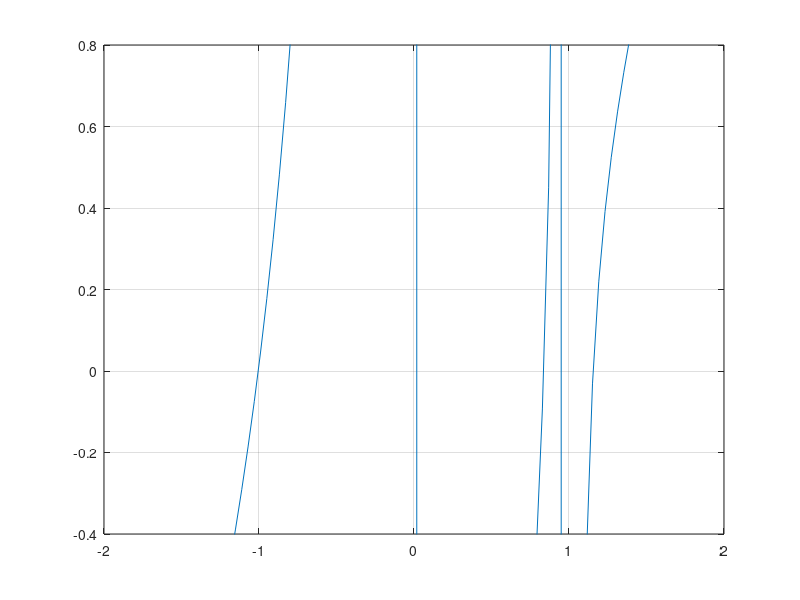

Here is the MATLAB script that generated this plot: (Note: this script raises an error after producing the figure.)
%Spacecraft Guidance and Navigation
%Assignment #1
%Author: Mina Baniamein

%% Point 1
clear ; close all; clc;
%% 

mu = 0.012150;
rE = -mu; %Earth %potrebbero non essere necessarie queste variabili
rM = 1-mu; %Moon
dUdx = @(x) x-(1-mu).*(x+mu)./(abs(x+mu)).^3-mu.*(x+mu-1)./(abs(x+mu-1)).^3;
x_axis = linspace(-2,2, 100);
plot(x_axis, dUdx(x_axis))
grid on
ylim([-0.4 0.8])


%% 
%mettere guess
%L1
options = optimoptions('fsolve','OptimalityTolerance',1e-10,'Display','iter-detailed');
x_L1 = fsolve(dUdx, -0.94, options)
%C_L1 = jacobiLAG(x_L1,0,mu)
 

%L2
x_L2 = fsolve(dUdx, 0.8, options)
%C_L2 = jacobiLAG(x_L2,0,mu)

%L3
x_L3 = fsolve(dUdx, 1.2, options)
%C_L3 = jacobiLAG(x_L3,0,mu)

%% 

%Earth and Moon position and circles intersections 

%plot for initial guess
figure
hold on
circle(-mu,0,1)
circle(1-mu,0,1)

F = @(x) [(x(1) + mu).^2 + x(2).^2-1;
          (x(1) -1 + mu).^2 + x(2).^2-1];

x0_L4 = [0.5;0.86];

[r_L4, toll] = fsolve(F,x0_L4,options)
C_L4 = jacobi_const(r_L4(1),r_L4(2), 0, 0, 0, 0, mu)


x0_L5 = [0.5;-0.86];

[r_L5, toll] = fsolve(F,x0_L5,options)
C_L5 = jacobi_const(r_L5(1),r_L5(2), 0, 0, 0, 0, mu)
%% Point 2
clearvars; close all; clc;

mu = 0.012150;

% Initial conditions
x0  = 1.068792441776;
y0  = 0;
z0  = 0.071093328515;
vx0 = 0;
vy0 = 0.319422926485;
vz0 = 0;

phi0 = reshape(eye(6),36,1);

xx0 = [x0;y0;z0;vx0;vy0;vz0;phi0];

C_0 = jacobi_const(x0,y0,z0,vx0,vy0,vz0, mu);
%%% Correction of initial states and correct orbit propagation:

% Define solver's parameters
Nmax    = 50;     % Maximum number of iterations
tol     = 1e-10;    % Desired tolerance

% Find correct initial states and propagate the orbit
opt = odeset('RelTol',2.22045e-14,'AbsTol',1e-20,'Events',@(x,y) x_axis_crossing(x,y,1));

iter = 0;           % Iteration counter
errors = ones(4,1); % Initial guess of error on vx an vz (higher than tolerance)


% start Newton Method
while max(abs(errors)) > tol && iter < Nmax

    %%% Compute the new initial conditions

    if iter % if this is not the first iteration, compute the new guesses

        % Select the only elements of the STM useful to correct the previous
        % guess
        phi = reshape(final_states(7:end),6,6)
        x = final_states(1);
        y = final_states(2);
        z = final_states(3);
        r1 = sqrt((x + mu)^2 + y^2+z^2);
        r2 = sqrt((x + mu - 1)^2 + y^2+z^2);
        dUdx = x - (1-mu)/r1^3*(mu+x) + mu/r2^3*(1-mu-x);
        dUdz = - (1-mu)/r1^3*z -mu/r2^3*z;

        phi_p = [phi(2,1),phi(2,3),phi(2,5),final_states(5); 
                 phi(4,1), phi(4,3), phi(4,5), 2*final_states(5) + dUdx; 
                 phi(6,1), phi(6,3), phi(6,5), dUdz; 
                 2*x + ((2*mu + 2*x)*(mu - 1))/((mu + x)^2 + y^2 + z^2)^(3/2) - (mu*(2*mu + 2*x - 2))/((mu + x - 1)^2 + y^2 + z^2)^(3/2), (2*z*(mu - 1))/((mu + x)^2 + y^2 + z^2)^(3/2) - (2*mu*z)/((mu + x - 1)^2 + y^2 + z^2)^(3/2), -2*final_states(5), 0;];
        
        % Compute the new guess
        delta_x0 = phi_p\[final_states(2);final_states(4);final_states(6); 3.09 - C_0];
        xx0([1;3;5]) = xx0([1;3;5]) - delta_x0([1;2;3]); %added damping
        C_0 = jacobi_const(xx0(1), xx0(2), xx0(3), xx0(4), xx0(5), xx0(6), mu);
        %xx0([1;3;5]) = guess;

    end

    % Propagate the orbit with the new initial conditions
    [~,states] = ode113(@(t,xx) CR3BP_STM_3D(t,xx,mu),[0,100],xx0,opt);
    final_states = states(end,:);

    % Compute the error between the reference vx_final and vz_final (=0)
    % and the ones obtained propagating the dynamics
    errors = [final_states(2); final_states(4); final_states(6); 3.09 - C_0];

    %increase iteration counter
    iter = iter + 1;
    
end
xx0
iter
errors
%% 
jacobi_const(xx0(1), xx0(2), xx0(3), xx0(4), xx0(5), xx0(6), mu)







%% functions
%circle
function h = circle(x,y,r) %for circles graphing
hold on
th = 0:0.01:2*pi;
xunit = r * cos(th) + x;
yunit = r * sin(th) + y;
h = plot(xunit, yunit);
hold off
end
function C = jacobi_const(x,y,z,vx,vy,vz, mu) %calculates Jacobian constant 
r1 = sqrt((x+mu).^2 + y.^2 + z.^2);
r2 = sqrt((x + mu -1).^2 + y.^2 + z.^2);
v_squared = vx.^2 + vy.^2 + vz.^2;
C = (0.5*(x.^2 + y.^2) + (1-mu)./r1 + mu./r2 +0.5.*mu.*(1-mu)).*2 - v_squared;
end
function dx = CR3BP_STM_3D(~,xx,mu)

% s/c states
x = xx(1);
y = xx(2);
z = xx(3);
vx = xx(4);
vy = xx(5);
vz = xx(6);

% Compute distances from bodies 1 and 2
r1 = sqrt((x + mu)^2 + y^2+z^2);
r2 = sqrt((x + mu - 1)^2 + y^2+z^2);
% compute partial derivatives of scalar potential function U
dUdx = x - (1-mu)/r1^3*(mu+x) + mu/r2^3*(1-mu-x);
dUdy = y - (1-mu)/r1^3*y - mu/r2^3*y;
dUdz = - (1-mu)/r1^3*z -mu/r2^3*z;

% assemble right-hand side
dx = zeros(42,1);
dx(1:3) = [vx;vy;vz];
dx(4) = 2*vy + dUdx;
dx(5) = -2*vx + dUdy;
dx(6) = dUdz;


%%% Integration of the STM

% Put the STM PHI in matrix form
phi = reshape(xx(7:end),6,6);

% Jacobian of f
A = zeros(6);
A(1,4) = 1;
A(2,5) = 1;
A(3,6) = 1;
A(4,1) = (mu - 1)/((mu + x)^2 + y^2 + z^2)^(3/2) - mu/((mu + x - 1)^2 + y^2 + z^2)^(3/2) + (3*mu*(2*mu + 2*x - 2)*(mu + x - 1))/(2*((mu + x - 1)^2 + y^2 + z^2)^(5/2)) - (3*(2*mu + 2*x)*(mu + x)*(mu - 1))/(2*((mu + x)^2 + y^2 + z^2)^(5/2)) + 1;
A(4,2) = (3*mu*y*(mu + x - 1))/((mu + x - 1)^2 + y^2 + z^2)^(5/2) - (3*y*(mu + x)*(mu - 1))/((mu + x)^2 + y^2 + z^2)^(5/2);
A(4,3) = (3*mu*z*(mu + x - 1))/((mu + x - 1)^2 + y^2 + z^2)^(5/2) - (3*z*(mu + x)*(mu - 1))/((mu + x)^2 + y^2 + z^2)^(5/2);
A(4,5) = 2;
A(5,1) = (3*mu*y*(2*mu + 2*x - 2))/(2*((mu + x - 1)^2 + y^2 + z^2)^(5/2)) - (3*y*(2*mu + 2*x)*(mu - 1))/(2*((mu + x)^2 + y^2 + z^2)^(5/2));
A(5,2) = (mu - 1)/((mu + x)^2 + y^2 + z^2)^(3/2) - mu/((mu + x - 1)^2 + y^2 + z^2)^(3/2) - (3*y^2*(mu - 1))/((mu + x)^2 + y^2 + z^2)^(5/2) + (3*mu*y^2)/((mu + x - 1)^2 + y^2 + z^2)^(5/2) + 1;
A(5,3) = (3*mu*y*z)/((mu + x - 1)^2 + y^2 + z^2)^(5/2) - (3*y*z*(mu - 1))/((mu + x)^2 + y^2 + z^2)^(5/2);
A(5,4) = -2;
A(6,1) = (3*mu*z*(2*mu + 2*x - 2))/(2*((mu + x - 1)^2 + y^2 + z^2)^(5/2)) - (3*z*(2*mu + 2*x)*(mu - 1))/(2*((mu + x)^2 + y^2 + z^2)^(5/2));
A(6,2) = (3*mu*y*z)/((mu + x - 1)^2 + y^2 + z^2)^(5/2) - (3*y*z*(mu - 1))/((mu + x)^2 + y^2 + z^2)^(5/2);
A(6,3) = (mu - 1)/((mu + x)^2 + y^2 + z^2)^(3/2) - mu/((mu + x - 1)^2 + y^2 + z^2)^(3/2) - (3*z^2*(mu - 1))/((mu + x)^2 + y^2 + z^2)^(5/2) + (3*mu*z^2)/((mu + x - 1)^2 + y^2 + z^2)^(5/2);


%Compute the derivative of the STM
dphi = A*phi;

dx(7:end) = reshape(dphi,36,1);

end
function [xf,PHIf,tf, xx, tt]  = propagate(t0,x0,tf,mu,varargin)

    if nargin>4
        evtFlag=varargin{1};
    else
        evtFlag=true;
    end

    tof = tf - t0;

    % Initialize State Transition Matrix at t0
    Phi0 = eye(6);

    % Append to initial conditions the conditions for the STM
    x0Phi0 = [x0; Phi0(:)];
    
    % Perform integration
    options_STM = odeset('reltol', 1e-8, 'abstol', 1e-8,'Events', @(x,y) x_axis_crossing(x,y,evtFlag));
    [tt, xx] = ode78(@(t,x) xyCR3BP_STM_3D(t,x,mu), [0 tof], x0Phi0, options_STM);

    % Extract state vector and State Transition Matrix
    xf = xx(end,1:6)';
    PHIf = reshape(xx(end,7:end),6,6);
    tf = tt(end);

end 
function [value, isterminal, direction] = x_axis_crossing(~,xx,isTerminal)
    value = xx(2);
    isterminal = isTerminal;
    %isterminal=1
    direction = 0;
end
